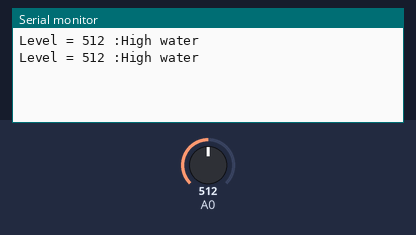
Bench run of a sketch on a simulated Arduino Uno, built with avr-gcc and run on an emulated ATmega328P. Parts: the last lines printed to the serial monitor. Inputs (shaded band) come from the test bench; at power-on: A0 = 512.

Above: at 1.8 s.
1.9 s: A0 set to 490
At 2.4 s:
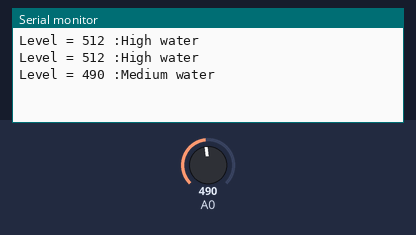
4.5 s: A0 set to 290
At 5.8 s:
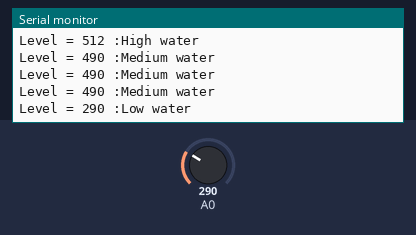
7.5 s: A0 set to 90
At 8.8 s:
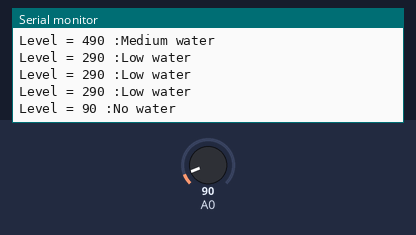
10.5 s: A0 set to 810
At 11.8 s:
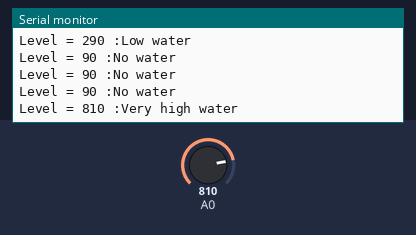

The sketch:

WaterDetect.ino
```cpp
int Level;
void setup()
{
  Serial.begin(9600);
}
void loop()
{
  Level = analogRead(A0);
  Serial.print("Level = ");
  Serial.print(Level);

  if (Level < 100)
    Serial.print(" :No water");
  else if (Level >= 100 && Level < 300)
    Serial.print(" :Low water");
  else if (Level >= 300 && Level < 500)
    Serial.print(" :Medium water");
  else if (Level >= 500 && Level < 800)
    Serial.print(" :High water");
  else if (Level >= 800)
    Serial.print(" :Very high water");

  Serial.println();
  delay(1000);
}
```

Measured:
- after the input at 1.9 s, the serial monitor: prints a new line after 0.10 s (image 1)
- after the input at 4.5 s, the serial monitor: prints a new line after 0.50 s (image 2)
- after the input at 7.5 s, the serial monitor: prints a new line after 0.50 s (image 3)
- after the input at 10.5 s, the serial monitor: prints a new line after 0.51 s (image 4)
